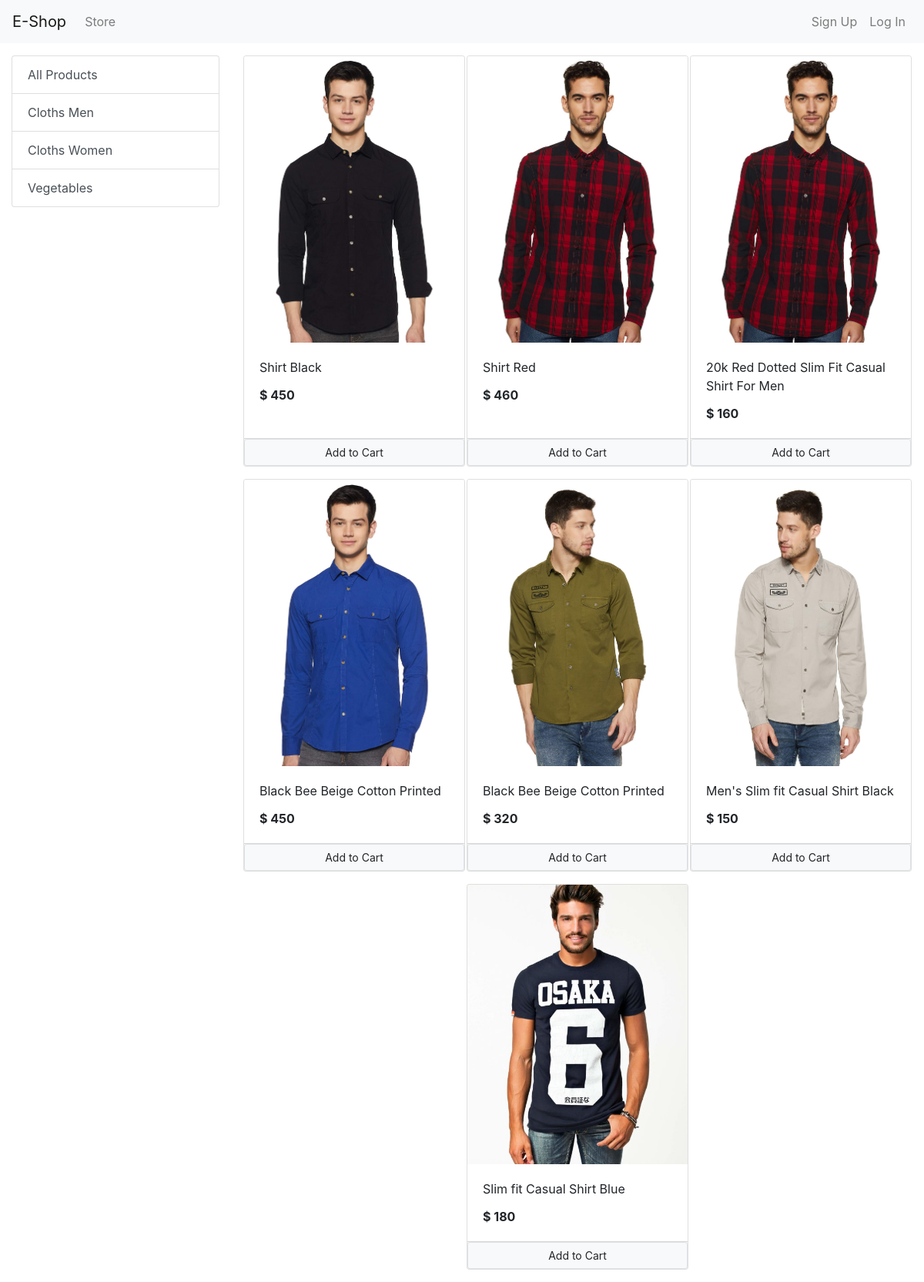
/?category=1, run on the app's committed database.
### store/models/category.py (models this page shows, shortened)
class Category(models.Model):
    name = models.CharField(max_length=20)
    @staticmethod
    def get_all_categories():
        return Category.objects.all()

### store/models/product.py (models this page shows, shortened)
class Product(models.Model):
    name = models.CharField(max_length=50)
    price = models.IntegerField(default=0)
    category = models.ForeignKey(Category, on_delete=models.CASCADE, default=1)
    description = models.CharField(max_length=200, default='', null=True, blank=True)
    image = models.ImageField(upload_to='uploads/products/')
    @staticmethod
    def get_all_products_by_categoryid(category_id):
        if category_id:
            return Product.objects.filter(category=category_id)
        else:
            return Product.get_all_products()

### store/views/home.py (the view, shortened to what this page needs)
# urls.py: path('', Index.as_view(), name="homepage"),
class Index(View):
    def get(self, request):
        cart = request.session.get('cart')
        if not cart:
            request.session['cart'] = {}
        products = None
        categories = Category.get_all_categories()
        categoryID = request.GET.get('category')
        if categoryID:
            products = Product.get_all_products_by_categoryid(categoryID)
        else:
            products = Product.get_all_products()
        data = {}
        data['products'] = products
        data['categories'] = categories
        return render(request, 'index.html', data)

### store/templatetags/cart.py (called while the page is built)
@register.filter(name='is_in_cart')
def is_in_cart(product, cart):
    keys = cart.keys()
    for id in keys:
        if int(id) == product.id:
            return True
    return False

### store/templates/index.html (shortened to what this page needs)
{% extends 'base.html' %}
{% block content %}
{% load cart %}
    <div class="container-fluid mt-3">
        <div class="row">
            <div class="col-lg-3 mx-auto">
                <ul class="list-group">
                <a href="/" class="list-group-item list-group-item-action "> All Products </a>
                    {% for category in categories %}
                    <a href="/?category={{ category.id }}" class="list-group-item list-group-item-action ">{{ category.name }}</a>
                    {% endfor %}
                </ul>
            </div>
            <div id="products" class="col-lg-9 mx-auto">
                <div class="row mx-auto">
                {% for product in products %}
                 <div class="card mx-auto mb-3" id="{{ product.id }}" style="width: 18rem; ">
                 <img src="{{ product.image.url }}" class="card-img-top" alt="...">
                <div class="card-body">
                <p class="card-title">{{ product.name }}</p>
                <p class="card-text"><b> $ {{ product.price}} </b></p>
                </div>
                 <div class=" card-footer p-0  ">
                     {% if product|is_in_cart:request.session.cart %}
                     <div class="row no-gutters ">
                      <form action="/#{{ product.id }}" method="post" class="col-2 ">
                             {% csrf_token %}
                             <input hidden type="text" name="product" value="{{ product.id }}">
                             <input hidden type="text" name="remove" value="True">
                             <input type="submit" value=" - " class="btn btn-block btn-secondary">
                         </form>
                     <div class="text-center col">{{ product|cart_quantity:request.session.cart  }} in cart</div>
                         <form action="/#{{ product.id }}" method="post" class="col-2 ">
                             {% csrf_token %}
                             <input hidden type="text" name="product" value="{{ product.id }}">
                             <input type="submit" value=" + " class="btn btn-block btn-secondary">
                         </form>
                      </div>
                     {% else %}
                       <form action="/#{{ product.id }}" method="POST" class="btn-block">
                         <input href="#" type="submit" class="btn btn-light btn-sm border form-control" value = "Add to Cart">
                      </form>
                     {% endif%}
                 </div>
                </div>
            {% endfor %}
             </div>
            </div>
        </div>
    </div>
{% endblock %}

### data on the page
Category: name "Cloths Men"
Category: name "Cloths Women"
Category: name "Vegetables"
Product: image (picture), name "Shirt Black", price "450"
Product: image (picture), name "Shirt Red", price "460"
Product: image (picture), name "20k Red Dotted Slim Fit Casual Shirt For Men", price "160"
Product: image (picture), name "Black Bee Beige Cotton Printed", price "450"
Product: image (picture), name "Black Bee Beige Cotton Printed", price "320"
Product: image (picture), name "Men's Slim fit Casual Shirt Black", price "150"
Product: image (picture), name "Slim fit Casual Shirt Blue", price "180"
